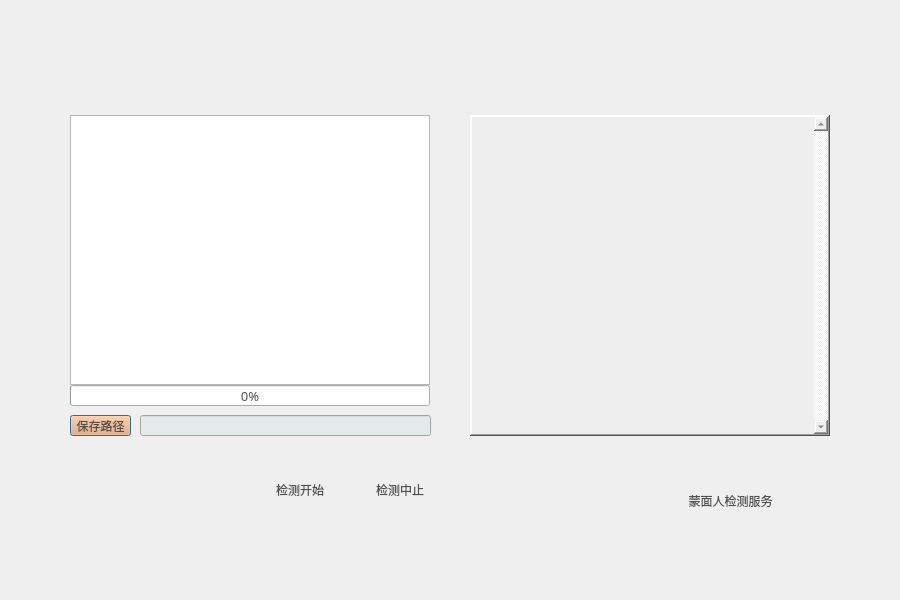
<?xml version="1.0" encoding="UTF-8"?>
<ui version="4.0">
 <class>QtTrajectoryAnalysisClass</class>
 <widget class="QDialog" name="QtTrajectoryAnalysisClass">
  <property name="geometry">
   <rect>
    <x>0</x>
    <y>0</y>
    <width>900</width>
    <height>600</height>
   </rect>
  </property>
  <property name="minimumSize">
   <size>
    <width>900</width>
    <height>600</height>
   </size>
  </property>
  <property name="maximumSize">
   <size>
    <width>900</width>
    <height>600</height>
   </size>
  </property>
  <property name="windowTitle">
   <string>QtMaskManRec</string>
  </property>
  <property name="windowIcon">
   <iconset resource="qttrajectoryanalysis.qrc">
    <normaloff>:/QtTrajectoryAnalysis/Resources/maskManDetect.ico</normaloff>:/QtTrajectoryAnalysis/Resources/maskManDetect.ico</iconset>
  </property>
  <widget class="QWidget" name="widget_background" native="true">
   <property name="geometry">
    <rect>
     <x>0</x>
     <y>0</y>
     <width>900</width>
     <height>600</height>
    </rect>
   </property>
   <property name="styleSheet">
    <string notr="true">QWidget#widget_background{border-image: url(:/QtTrajectoryAnalysis/Resources/background.png)}</string>
   </property>
   <widget class="QProgressBar" name="progress_bar">
    <property name="geometry">
     <rect>
      <x>70</x>
      <y>385</y>
      <width>360</width>
      <height>21</height>
     </rect>
    </property>
    <property name="font">
     <font>
      <family>微软雅黑</family>
      <pointsize>10</pointsize>
      <weight>9</weight>
      <italic>false</italic>
      <bold>false</bold>
     </font>
    </property>
    <property name="styleSheet">
     <string notr="true">font: 75 10pt &quot;微软雅黑&quot;;
color: #4f4f4f;</string>
    </property>
    <property name="value">
     <number>0</number>
    </property>
    <property name="alignment">
     <set>Qt::AlignCenter</set>
    </property>
   </widget>
   <widget class="QLineEdit" name="lEd_OutputFolder">
    <property name="geometry">
     <rect>
      <x>140</x>
      <y>415</y>
      <width>291</width>
      <height>21</height>
     </rect>
    </property>
    <property name="styleSheet">
     <string notr="true">font: 75 9pt &quot;微软雅黑&quot;;
color: rgb(60, 60, 60);
background-color: #e4e9e9;</string>
    </property>
   </widget>
   <widget class="QGraphicsView" name="imageView">
    <property name="geometry">
     <rect>
      <x>70</x>
      <y>115</y>
      <width>360</width>
      <height>270</height>
     </rect>
    </property>
    <property name="autoFillBackground">
     <bool>true</bool>
    </property>
   </widget>
   <widget class="QLabel" name="label_2">
    <property name="geometry">
     <rect>
      <x>440</x>
      <y>-170</y>
      <width>111</width>
      <height>31</height>
     </rect>
    </property>
    <property name="styleSheet">
     <string notr="true">
font: 14pt &quot;微软雅黑&quot;;</string>
    </property>
    <property name="text">
     <string>&lt;html&gt;&lt;head/&gt;&lt;body&gt;&lt;p&gt;&lt;span style=&quot; font-weight:600;&quot;&gt;事件信息：&lt;/span&gt;&lt;/p&gt;&lt;/body&gt;&lt;/html&gt;</string>
    </property>
   </widget>
   <widget class="QTextBrowser" name="textBrowser">
    <property name="geometry">
     <rect>
      <x>470</x>
      <y>115</y>
      <width>360</width>
      <height>321</height>
     </rect>
    </property>
    <property name="styleSheet">
     <string notr="true">font: 75 9pt &quot;微软雅黑&quot;;
color: #4f4f4f;
background-color: #eeeeee;</string>
    </property>
    <property name="frameShape">
     <enum>QFrame::WinPanel</enum>
    </property>
    <property name="frameShadow">
     <enum>QFrame::Raised</enum>
    </property>
    <property name="verticalScrollBarPolicy">
     <enum>Qt::ScrollBarAlwaysOn</enum>
    </property>
    <property name="horizontalScrollBarPolicy">
     <enum>Qt::ScrollBarAlwaysOff</enum>
    </property>
   </widget>
   <widget class="QPushButton" name="pBtn_OutputFolder">
    <property name="geometry">
     <rect>
      <x>70</x>
      <y>415</y>
      <width>61</width>
      <height>21</height>
     </rect>
    </property>
    <property name="autoFillBackground">
     <bool>false</bool>
    </property>
    <property name="styleSheet">
     <string notr="true">font: 75 9pt &quot;微软雅黑&quot;;
color: #4f4f4f;
background-color: #f7a562</string>
    </property>
    <property name="text">
     <string>保存路径</string>
    </property>
    <property name="iconSize">
     <size>
      <width>32</width>
      <height>32</height>
     </size>
    </property>
   </widget>
   <widget class="QLabel" name="label">
    <property name="geometry">
     <rect>
      <x>630</x>
      <y>470</y>
      <width>201</width>
      <height>61</height>
     </rect>
    </property>
    <property name="layoutDirection">
     <enum>Qt::RightToLeft</enum>
    </property>
    <property name="styleSheet">
     <string notr="true">font: 75 16pt &quot;微软雅黑&quot;;
color: #4f4f4f;</string>
    </property>
    <property name="text">
     <string>蒙面人检测服务</string>
    </property>
    <property name="alignment">
     <set>Qt::AlignCenter</set>
    </property>
   </widget>
   <widget class="QPushButton" name="pBtn_quit">
    <property name="enabled">
     <bool>true</bool>
    </property>
    <property name="geometry">
     <rect>
      <x>820</x>
      <y>515</y>
      <width>25</width>
      <height>25</height>
     </rect>
    </property>
    <property name="styleSheet">
     <string notr="true">border-style:hidden;</string>
    </property>
    <property name="text">
     <string/>
    </property>
    <property name="icon">
     <iconset resource="qttrajectoryanalysis.qrc">
      <normaloff>:/QtTrajectoryAnalysis/Resources/quit.png</normaloff>:/QtTrajectoryAnalysis/Resources/quit.png</iconset>
    </property>
    <property name="iconSize">
     <size>
      <width>25</width>
      <height>25</height>
     </size>
    </property>
   </widget>
   <widget class="QToolButton" name="pBtn_Run">
    <property name="geometry">
     <rect>
      <x>270</x>
      <y>450</y>
      <width>60</width>
      <height>80</height>
     </rect>
    </property>
    <property name="styleSheet">
     <string notr="true">border-style:hidden;
font: 75 10pt &quot;微软雅黑&quot;;
color: #4f4f4f;</string>
    </property>
    <property name="text">
     <string>检测开始</string>
    </property>
    <property name="icon">
     <iconset resource="qttrajectoryanalysis.qrc">
      <normaloff>:/QtTrajectoryAnalysis/Resources/startanalyze.png</normaloff>:/QtTrajectoryAnalysis/Resources/startanalyze.png</iconset>
    </property>
    <property name="iconSize">
     <size>
      <width>60</width>
      <height>60</height>
     </size>
    </property>
    <property name="toolButtonStyle">
     <enum>Qt::ToolButtonTextUnderIcon</enum>
    </property>
   </widget>
   <widget class="QToolButton" name="pBtn_Stop">
    <property name="geometry">
     <rect>
      <x>370</x>
      <y>450</y>
      <width>60</width>
      <height>80</height>
     </rect>
    </property>
    <property name="styleSheet">
     <string notr="true">border-style:hidden;
font: 75 10pt &quot;微软雅黑&quot;;
color: #4f4f4f;</string>
    </property>
    <property name="text">
     <string>检测中止</string>
    </property>
    <property name="icon">
     <iconset resource="qttrajectoryanalysis.qrc">
      <normaloff>:/QtTrajectoryAnalysis/Resources/stopanalyze.png</normaloff>:/QtTrajectoryAnalysis/Resources/stopanalyze.png</iconset>
    </property>
    <property name="iconSize">
     <size>
      <width>60</width>
      <height>60</height>
     </size>
    </property>
    <property name="toolButtonStyle">
     <enum>Qt::ToolButtonTextUnderIcon</enum>
    </property>
   </widget>
  </widget>
 </widget>
 <layoutdefault spacing="6" margin="11"/>
 <resources>
  <include location="qttrajectoryanalysis.qrc"/>
 </resources>
 <connections/>
</ui>
